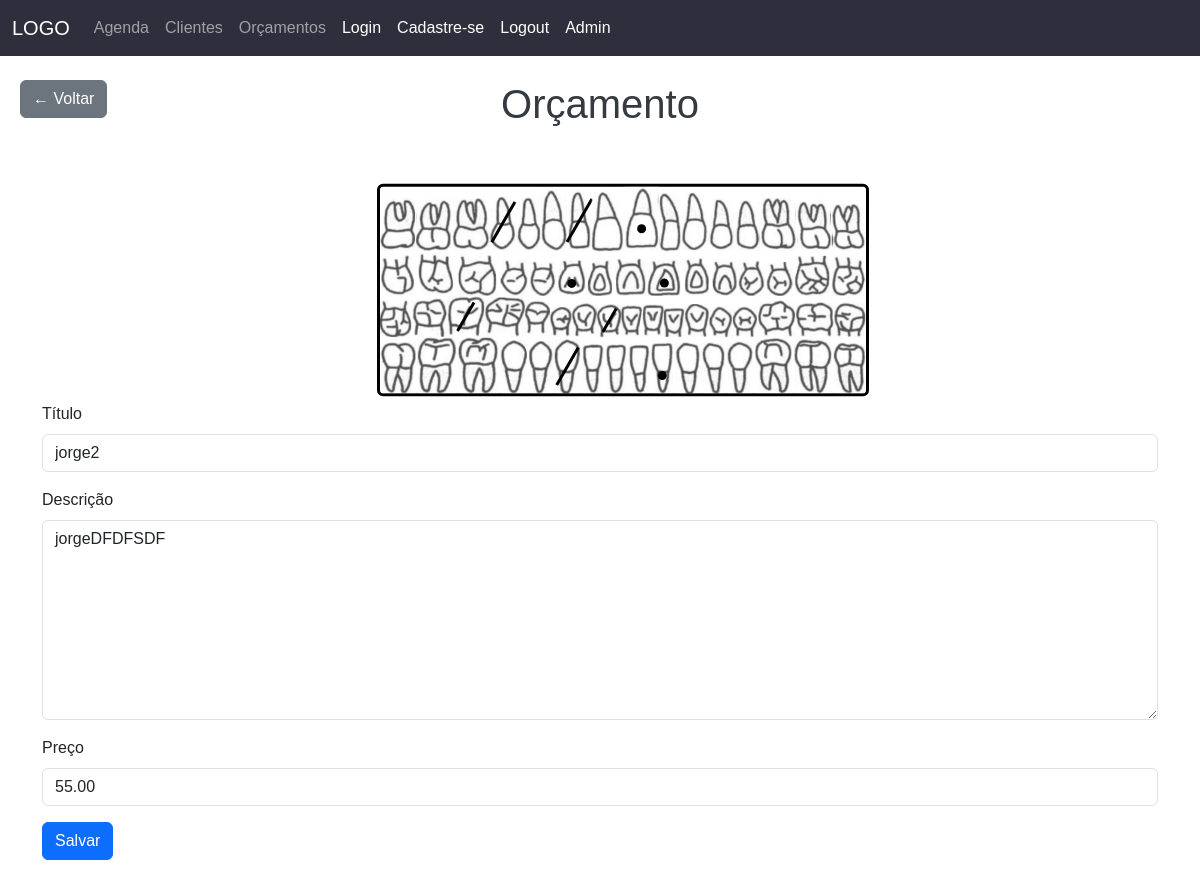
The page /orcamento/editar/1/ (signed in) on the database its author committed.
### consultorio/models.py (models this page shows)
class Orcamento(models.Model):
    titulo = models.CharField(max_length=200)
    descricao = models.CharField(max_length=1000)
    preco = models.DecimalField(max_digits=10, decimal_places=2)
    dentes_com_circulo = models.JSONField(default=list)
    dentes_com_risco = models.JSONField(default=list)
    cliente = models.ForeignKey('Cliente', on_delete=models.CASCADE, related_name='orcamentos', null=True)

### consultorio/views.py (the view, shortened to what this page needs)
# urls.py: path('orcamento/editar/<int:id>/', views.editar_orcamento, name='editar_orcamento'),
@login_required(login_url="/auth/login")
def editar_orcamento(request, id):
    orcamento = get_object_or_404(Orcamento, id=id)
    return render(request, 'cadastrar_orcamento.html', {'orcamento': orcamento, 'dentes': range(1, 65)})

### consultorio/templates/cadastrar_orcamento.html (shortened to what this page needs)
{% extends "base.html" %}
{% load static %}
{% block conteudo %}
<div class="container mt-4">
    <a href="{% url 'listar_orcamentos' %}" class="btn btn-secondary"
        style="position: absolute; top: 80px; left: 20px;">
        ← Voltar
    </a>
    <h1 style="text-align: center;">Orçamento</h1>
    <div class="container-dentes hidden" id="container-dentes">
        {% for i in dentes %}
        <div class="dente" id="dente-{{ i }}">
            <img src="{% static 'images/' %}dente-{{ i }}.png" alt="Dente {{ i }}" class="dente-img">
            <div class="imagem-overlay"></div>
            <div class="circulo"
                style="visibility: {% if i|stringformat:'d' in orcamento.dentes_com_circulo %}visible{% else %}hidden{% endif %};">
            </div>
            <div class="risco"
                style="{% if i|stringformat:'d' in orcamento.dentes_com_risco %}visibility: visible;{% else %}visibility: hidden;{% endif %}">
            </div>
        </div>
        {% endfor %}
    </div>
    <form method="post" action="" class="mt-2">
        <div class="mb-3">
            <label for="titulo" class="form-label">Título</label>
            <input type="text" class="form-control" id="titulo" name="titulo" value="{{ orcamento.titulo|default:'' }}">
        </div>
        <div class="mb-3">
            <label for="descricao" class="form-label">Descrição</label>
            <textarea class="form-control" id="descricao" name="descricao" style="height: 200px;">{{ orcamento.descricao|default:'' }}</textarea>
        </div>
        <div class="mb-3">
            <label for="preco" class="form-label">Preço</label>
            <input type="number" class="form-control" id="preco" name="preco" value="{{ orcamento.preco|default:'' }}" step="any">
        </div>
        <button type="submit" class="btn btn-primary mb-4">Salvar</button>
    </form>
</div>
{% endblock %}

### staticfiles/css/mystyles.css (style rules this page uses)
body { font-family: Arial, sans-serif; }
h1 { color: #343a40; }

### consultorio/templates/cadastrar_orcamento.html (style rules this page uses)
.container-dentes { position: relative; display: flex; flex-wrap: wrap; justify-content: center; align-items: end; width: 1640px; justify-content: space-around; transform: scale(0.3); margin-top: -200px; margin-bottom: -250px; background-color: white; border: 10px solid black; border-radius: 20px; transform-origin: left; margin-left: 30%; }
.dente img { display: block; width: 100%; height: 100%; filter: opacity(70%); }
.dente { position: relative; cursor: pointer; }
.imagem-overlay { position: absolute; top: 0; left: 0; width: 100%; height: 100%; background-color: transparent; transition: background-color 0.1s ease-in-out; }
.circulo { position: absolute; top: 65%; left: 50%; width: 30px; height: 30px; border-radius: 50%; background-color: rgb(0, 0, 0); visibility: hidden; transform: translate(-50%, -50%); }
.risco { position: absolute; top: 50%; left: 50%; width: 10px; height: 80%; background-color: rgb(0, 0, 0); visibility: hidden; transform: translate(-50%, -50%) rotate(30deg); transform-origin: center center; }

### rows shown on the page
Orcamento: titulo "jorge2", descricao "jorgeDFDFSDF", preco "55.00"
